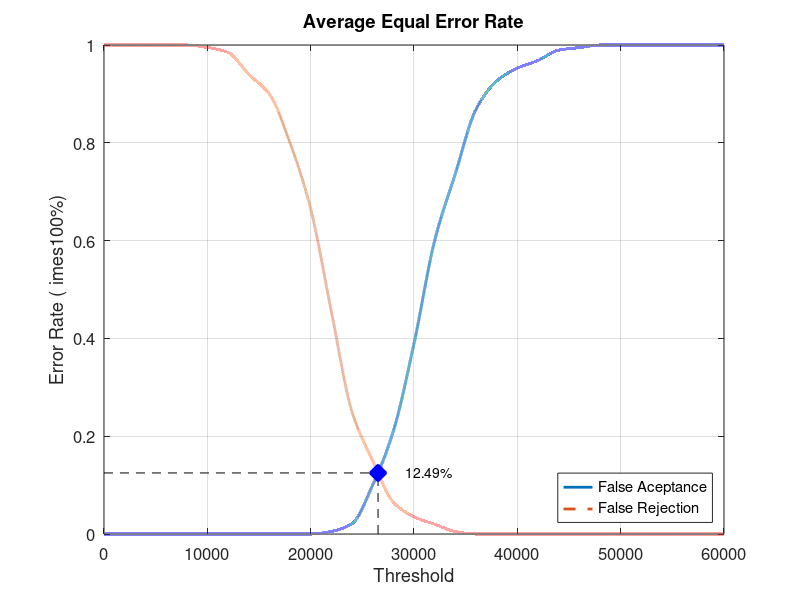
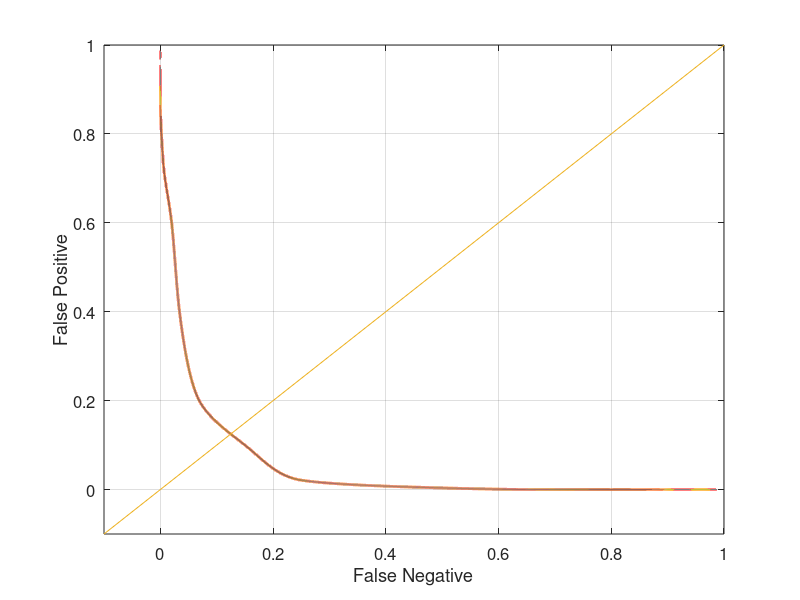

Write the MATLAB code that produced these figures, in order.
close all;
clear;
clc;
x = 0:2000:60000;
xq = 0:0.5:60000;

y0 = [0 0 0 0 0 0 0 0 0 0 0 0.00526316 0.0210526 0.1 0.210526 0.389474 0.6 0.736842 0.868421 0.926316 0.952632 0.968421 0.989474 0.994737 1 1 1 1 1 1 1]
yy0 = interp1(x, y0, xq, 'pchip');
y1 = [1 1 1 1 1 0.995 0.985 0.94 0.9 0.8 0.665 0.455 0.25 0.15 0.065 0.035 0.02 0.005 0 0 0 0 0 0 0 0 0 0 0 0 0]
yy1 = interp1(x, y1, xq, 'pchip');

% Calculating EER: 
y2 = abs(y0 - y1);
find(y2 == min(y2))
yy2 = abs(yy0 - yy1);
xEER = find(yy2 == min(yy2));
xEERIndex = xq(xEER) % X-axis EER
yEER = yy0(xEER) % Y-axis EER

main = figure
plot(xq, yy0,'-','LineWidth', 2);	hold on
plot(xq, yy1,'--','LineWidth', 2);	hold on
plot([xEERIndex xEERIndex], [0 yEER], 'k--');	hold on
plot([0 xEERIndex], [yEER yEER], 'k--');	hold on
plot(xEERIndex, yEER, 'bx', 'LineWidth', 10);	hold on
text(xEERIndex + 10 * xEERIndex / 100, yEER, [num2str(round((10000 * yEER)) / 100) '%'])
legend('False Aceptance', 'False Rejection', 'Location', 'SouthEast')
xlabel('Threshold')
ylabel('Error Rate (	imes100%)')
title('Average Equal Error Rate')
set(gca, 'FontSize', 12)
axis([0 60000 0 1])
grid on

print(main, 'Database1_2Main', '-dpng');
FNRxFPR = figure('Color', [1 1 1]);
plot(yy1, yy0, '-', yy1, yy0, 'LineWidth', 2);
hold on
y = -0.1:0.1:1
plot(y, y); 
set(gca, 'FontSize', 12)
xlabel('False Negative')
ylabel('False Positive')
axis([-0.1 1 -0.1 1])
set(gca, 'FontSize', 12)
grid on

print(FNRxFPR, 'Database1_2FNRxFPR','-dpng');
